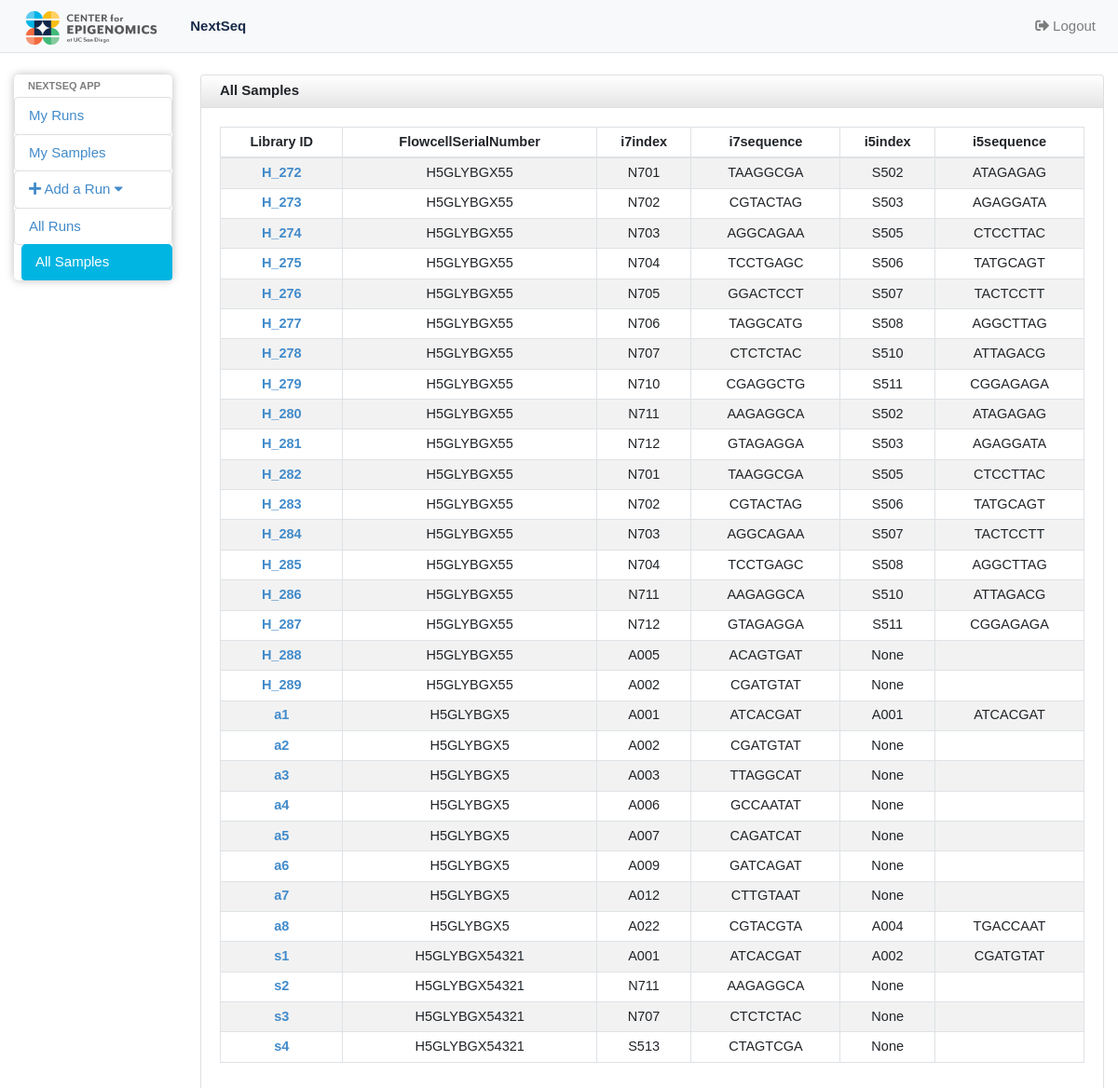
The page /nextseq_app/home/samples/ (signed in) on the database as committed earlier.
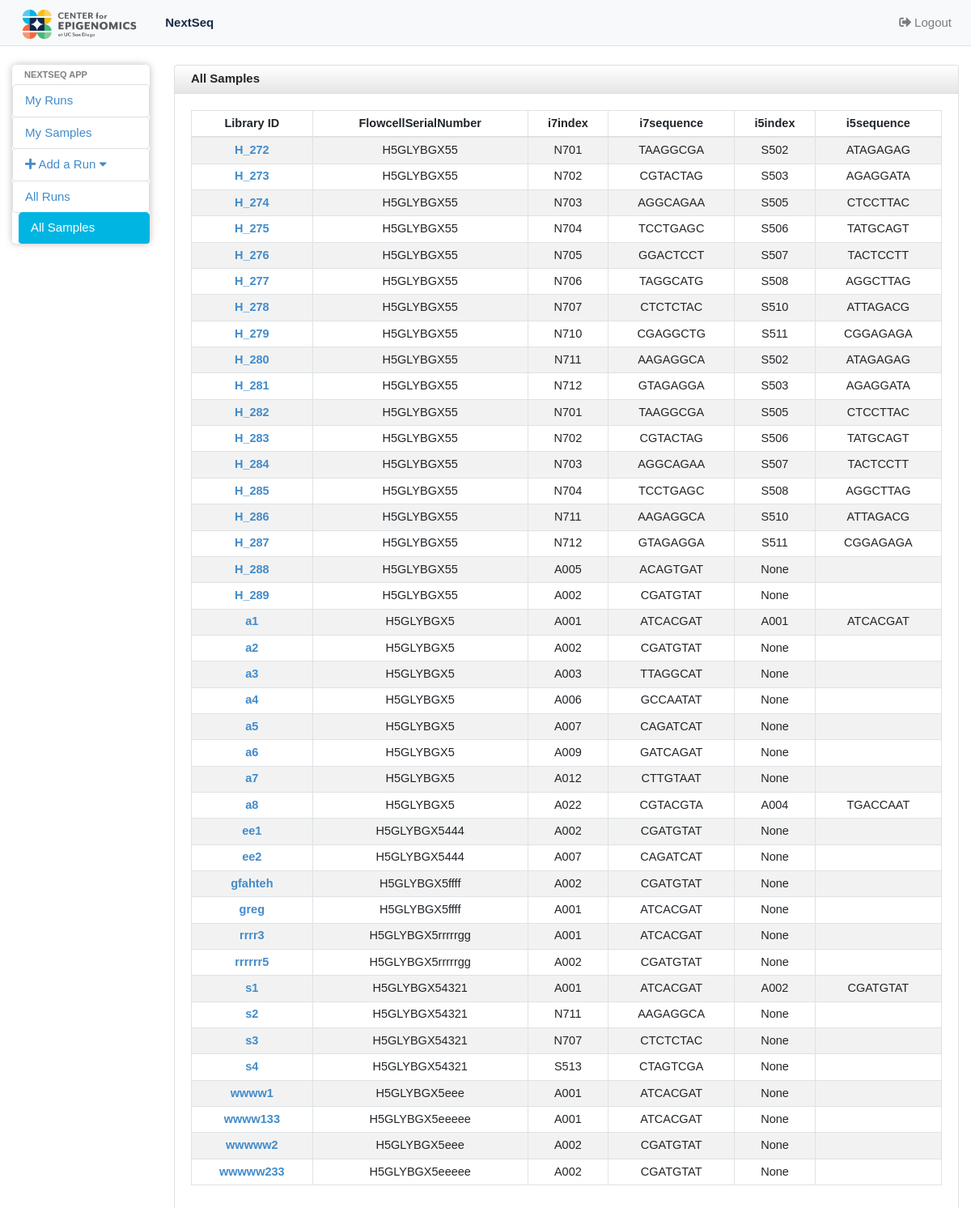
The same page on the database as committed later.
### nextseq_app/models.py (models this page shows, shortened)
class SamplesInRun(models.Model):
	singlerun = models.ForeignKey(RunInfo, on_delete=models.CASCADE)
	Library_ID = models.CharField(max_length=200,unique=True)
	i7index = models.ForeignKey(Barcode,related_name='i7_index', on_delete=models.CASCADE, blank=True,null=True)
	i5index = models.ForeignKey(Barcode,related_name='i5_index',on_delete=models.CASCADE, blank=True,null=True)
	class Meta:
		ordering = ['Library_ID']

class RunInfo(models.Model):
	Flowcell_ID  = models.CharField(max_length=200,unique=True, help_text='Please enter the FlowcellSerialNumber, like H5GLYBGX5')
	operator = models.ForeignKey(User, on_delete=models.CASCADE)
	date = models.DateField('I did this run on...',help_text='If the datepicker is not working, please enter in this form: yyyy-mm-dd, like 2018-04-03',blank=True,null=True)
	read_type_choice = (('SE','Single-end'),('PE','Paired-end'))
	read_type = models.CharField(max_length=2,choices=read_type_choice)
	read_length = models.CharField(max_length=50)
	def __str__(self):
		return self.Flowcell_ID
	class Meta:
		ordering = ['-date']

class Barcode(models.Model):
	indexid = models.CharField(max_length=200,unique=True)
	indexseq = models.CharField(max_length=200)
	def __str__(self):
		return self.indexid
	class Meta:
		ordering = ['indexid']

### nextseq_app/views.py (the view)
# urls.py: path('home/samples/', views.AllSamplesView,name='allsamples'),
@login_required
def AllSamplesView(request):
	Samples_list = SamplesInRun.objects.all()
	barcodes_dic = BarcodeDic()
	number = SamplesInRun.objects.count()
	context = {
		'Samples_list': Samples_list,
		'barcode': barcodes_dic,
		'number' : number
	}
	return render(request, 'nextseq_app/samplesinfo.html', context)

### nextseq_app/templatetags/nextseq_app_tags.py (called while the page is built)
@register.filter
def key(d, key_name):
	if key_name:
		return d[str(key_name)]
	else:
		return ''

### nextseq_app/views.py (called while the page is built)
def BarcodeDic():
	barcodes_dic = {}
	barcodes_list = Barcode.objects.all()
	for barcodes in barcodes_list:
		barcodes_dic[barcodes.indexid] = barcodes.indexseq
	return barcodes_dic

### nextseq_app/templates/nextseq_app/samplesinfo.html (shortened to what this page needs)
{% extends 'nextseq_app/base.html' %}
{% block body %}
{% load static %}
{% load nextseq_app_tags %}
<div id="wrapper">
  <nav class="navbar navbar-expand-lg navbar-default navbar-light bg-light fixed-top borderline">
    <a class="navbar-brand" href="#"><img alt="Charisma Logo" src="{% static 'nextseq_app/images/CFE_Brandmark-01.png' %}" class="crop" margin="-200px 0 -200px 0" width=auto height=50 /></a>
    <div class="collapse navbar-collapse" id="navbarNavDropdown">
      <ul class="navbar-nav">
        <li class="nav-item">
          <a class="nav-link active" href="{% url 'nextseq_app:index' %}"> NextSeq <span class="sr-only">(current)</span></a>
        </li>
      </ul>
      <ul class="navbar-nav ml-auto">
        <li class="nav-item">
          <a class="nav-link" href="{% url 'nextseq_app:logout' %}"><i class="fas fa-sign-out-alt"></i> Logout</a>
        </li>
      </ul>
    </div>
  </nav>
  <div class="container-fluid">
    <div class="row">
      <div id="sidebar" class="col-sm-2 col-md-2 col-lg-2" role="navigation">
        <div class="list-group">
          <li class="sidebar-header">Nextseq App</li>
          <a href="{% url 'nextseq_app:index' %}" class="list-group-item list-group-item-action-custom">My Runs</a>
          <a href="{% url 'nextseq_app:usersamples' %}" class="list-group-item list-group-item-action-custom" >My Samples</a>
          <a href="#addrun" class="list-group-item list-group-item-action-custom" data-toggle="collapse" ><i class="fas fa-plus"></i> Add a Run <i class="fa fa-caret-down"></i></a>
          <a href="{% url 'nextseq_app:home' %}" class="list-group-item list-group-item-action-custom">All Runs</a>
          <a href="{% url 'nextseq_app:allsamples' %}" class="list-group-item list-group-item-action-custom active" >All Samples</a>
        </div>
      </div>
      <div id="content" class="col-sm-10 col-md-10 col-lg-10">
        <div class="card">
          <div class="card-header fortable">
            All Samples
          </div>
          <div class="card-body">
            <table id="myTable" class="table table-sm table-striped table-bordered text-center">
              <thead>
                <tr>
                  <th scope="col">Library ID</th>
                  <th scope="col">FlowcellSerialNumber</th>
                  <th scope="col">i7index</th>
                  <th scope="col">i7sequence</th>
                  <th scope="col">i5index</th>
                  <th scope="col">i5sequence</th>
                </tr>
              </thead>
              <tbody>
                {% for sample in Samples_list %}
                <tr>
                  <td><a href="#"> {{ sample.Library_ID }} </a></td>
                  <td>{{  sample.singlerun }}</td>
                  <td>{{  sample.i7index }}</td>
                  <td>{{ barcode|key:sample.i7index }}</td>
                  <td>{{  sample.i5index }}</td>
                  <td>{{ barcode|key:sample.i5index }}</td>
                </tr>
                {% empty %}
                <li>No Runs yet.</li>
                {% endfor %}
              </tbody>
            </table>
          </div>
        </div>
      </div>
    </div>
  </div>
</div>
{% endblock %}

Rows that differ between the two databases and show on the page:
added SamplesInRun: Library_ID "ee1", singlerun "H5GLYBGX5444", i7index "A002", i7index.indexid "CGATGTAT", i5index "None"
added SamplesInRun: Library_ID "ee2", singlerun "H5GLYBGX5444", i7index "A007", i7index.indexid "CAGATCAT", i5index "None"
added SamplesInRun: Library_ID "gfahteh", singlerun "H5GLYBGX5ffff", i7index "A002", i7index.indexid "CGATGTAT", i5index "None"
added SamplesInRun: Library_ID "greg", singlerun "H5GLYBGX5ffff", i7index "A001", i7index.indexid "ATCACGAT", i5index "None"
added SamplesInRun: Library_ID "rrrr3", singlerun "H5GLYBGX5rrrrrgg", i7index "A001", i7index.indexid "ATCACGAT", i5index "None"
added SamplesInRun: Library_ID "rrrrrr5", singlerun "H5GLYBGX5rrrrrgg", i7index "A002", i7index.indexid "CGATGTAT", i5index "None"
added SamplesInRun: Library_ID "wwww1", singlerun "H5GLYBGX5eee", i7index "A001", i7index.indexid "ATCACGAT", i5index "None"
added SamplesInRun: Library_ID "wwww133", singlerun "H5GLYBGX5eeeee", i7index "A001", i7index.indexid "ATCACGAT", i5index "None"
added SamplesInRun: Library_ID "wwwww2", singlerun "H5GLYBGX5eee", i7index "A002", i7index.indexid "CGATGTAT", i5index "None"
added SamplesInRun: Library_ID "wwwww233", singlerun "H5GLYBGX5eeeee", i7index "A002", i7index.indexid "CGATGTAT", i5index "None"
